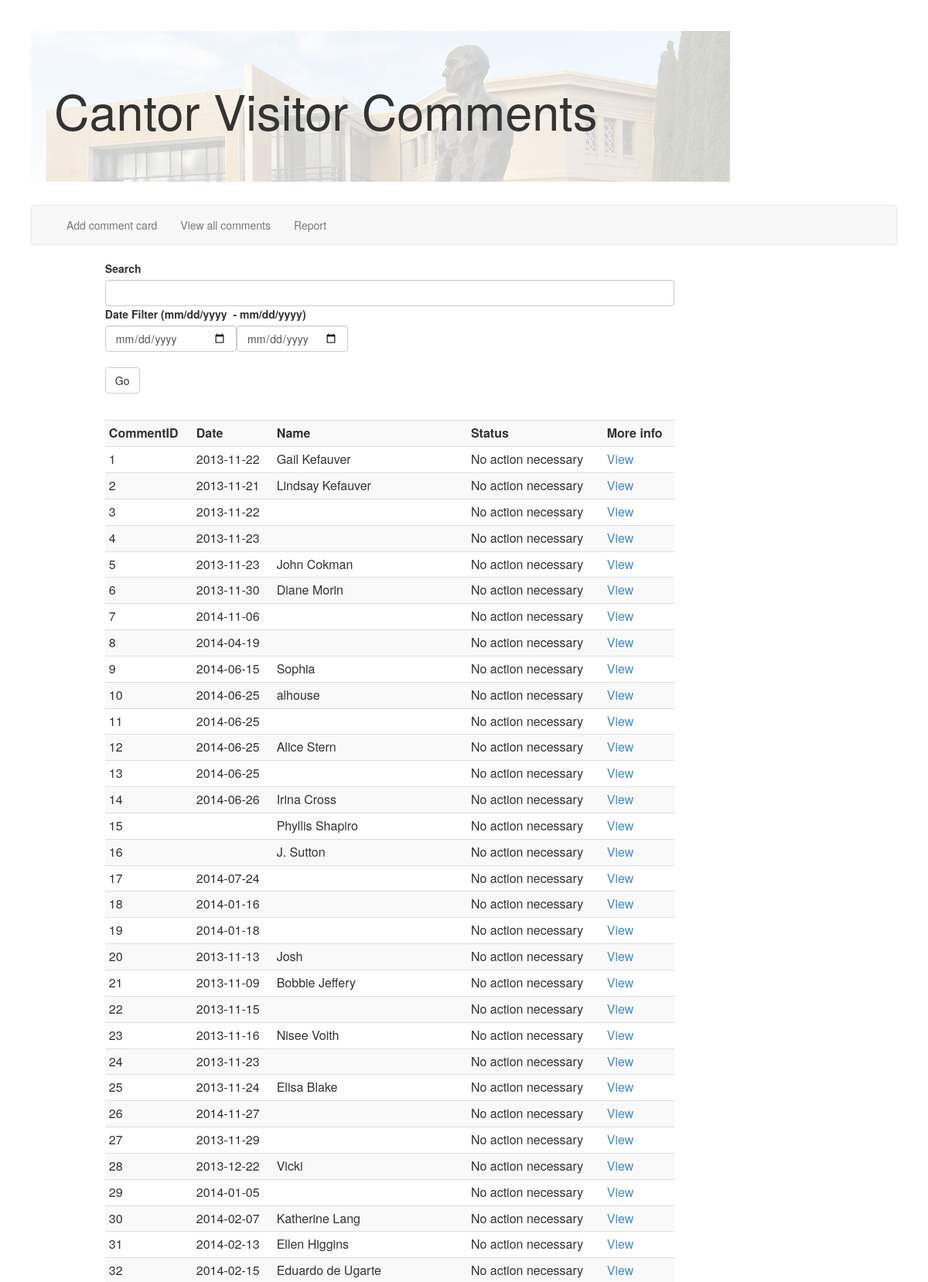
Screenshot of /view_comments.php (upper part) with the database file from the repository.
### tables this page shows
CREATE TABLE Comments(CommentID integer PRIMARY KEY, Date datetime, CommentText varchar, 
Name varchar, Telephone varchar, Email varchar, Status varchar, Department varchar, 
Category varchar, Assignee varchar, AssigneeEmail varchar, ContactDate datetime, FollowUpDate datetime);

### view_comments.php (the view, shortened to what this page needs)
<html>
<head>
  <link href="bootstrap/css/bootstrap.min.css" rel="stylesheet">
</head>
<?php
	include ('./cantorsqlitedb.php');
?>
<div class="row">
  <div class="col-md-8 col-md-offset-1">
  <form role="form" method="POST" action"view_comments.php">
    <div class="form-group">
      <label for="searchinput">Search</label>
      <input class="form-control" id="searchinput" type="text" name="search">
      <div style="float:left;">
      <label for="date_start">Date Filter (mm/dd/yyyy&#160 -</label>
	     <input class="form-control" id="date_start" type="date" name="date_start">
      </div>
      <div style="float:left;">
      <label for="date_end">&#160mm/dd/yyyy)</label>
	     <input class="form-control" id="date_end" type="date" name="date_end">
      </div>
    </div>
				<br>
    <button type="submit" class="btn btn-default">Go</button>
  </form>
  </div>
</div>
<br>
<div class="row">
<div class="col-md-8 col-md-offset-1">
<?php
  echo "<table class=\"table table-condensed table-striped\">";
  echo "<tr><th>CommentID</th><th>Date</th><th>Name</th><th>Status</th><th>More info</th></tr>";
  if($_POST["search"] or ($_POST["date_start"] or $_POST["date_end"])) {
    try {
      $db->beginTransaction();
      $keywords = $_POST["search"];
						$start = $_POST["date_start"];
      $end = $_POST["date_end"];
						$date_query = NULL;
						if($start and $end) {
						  $date_query = "Date BETWEEN '" . $start . "' AND '" . $end . "'";
						} elseif ($start) {
						  $date_query = "Date > '" . $start . "'";
						} elseif ($end) {
						  $date_query = "Date < '" . $end . "'";
						}
      $table_query;
      if($keywords == NULL and $date_query == NULL) {
        $table_query = "Select * from Comments;";
						} elseif ($keywords == NULL and $date_query) {
        $table_query = "Select * from Comments WHERE " . $date_query . ";";
      } else {
								if($date_query != NULL) {
								  $date_query = "AND " . $date_query;
        }
        $table_query = "Select * from Comments where (CommentText Like '%" . $keywords . "%'
        OR Name Like '%" . $keywords . "%' OR Status Like '%" . $keywords .
        "%' OR Department Like '%" . $keywords . "%' OR Category Like '%" . $keywords .
        "%' OR Assignee Like '%" . $keywords . "%' ) " . $date_query . ";";
      }
      $table_result = $db->query($table_query);
      foreach($table_result as $row) {
        $row_id = $row["CommentID"];
        $row_date = $row["Date"];
        $row_name = $row["Name"];
        $row_status = $row["Status"];;
        echo "<tr>";
        echo "<td>" . $row_id . "</td>";
        echo "<td>" . $row_date . "</td>";
        echo "<td>" . $row_name . "</td>";
        echo "<td>" . $row_status . "</td>";
        echo "<td><a href=\"comment.php?commentID=" . $row_id . "\">View</a></td>";
        echo "</tr>";
      }
      echo "</table>";
    } catch (Exception $e) {
      echo "<h3>Query failed</h3>";
    }
  } else {
    try {
      $db->beginTransaction();
      $table_query = "Select * from Comments;";
      $table_result = $db->query($table_query);
      foreach($table_result as $row) {
        $row_id = $row["CommentID"];
        $row_date = $row["Date"];
        $row_name = $row["Name"];
        $row_status = $row["Status"];;
        echo "<tr>";
        echo "<td>" . $row_id . "</td>";
        echo "<td>" . $row_date . "</td>";
        echo "<td>" . $row_name . "</td>";
        echo "<td>" . $row_status . "</td>";
        echo "<td><a href=\"comment.php?commentID=" . $row_id . "\">View</a></td>";
        echo "</tr>";
      }
      echo "</table>";
    } catch (Exception $e) {
      echo "<h3>Query failed</h3>";
    }
  }
?>
</div>
</div>
</body>
</html>

### public/css/general.css (style rules this page uses)
body { margin: 40px; }
.jumbotron { position: relative; background: none; }
.jumbotron:after { content:""; background-color:#00ff00; background: url("../images/cantor_jumbotron.jpg"); background-repeat:no-repeat; opacity: 0.2; top: 0; left: 0; bottom: 0; right: 0; position: absolute; z-index: -1; }

### rows the page displays
comments: CommentID "1", Date "2013-11-22", Name "Gail Kefauver", Status "No action necessary"
comments: CommentID "2", Date "2013-11-21", Name "Lindsay Kefauver", Status "No action necessary"
comments: CommentID "3", Date "2013-11-22", Status "No action necessary"
comments: CommentID "4", Date "2013-11-23", Status "No action necessary"
comments: CommentID "5", Date "2013-11-23", Name "John Cokman", Status "No action necessary"
comments: CommentID "6", Date "2013-11-30", Name "Diane Morin", Status "No action necessary"
comments: CommentID "7", Date "2014-11-06", Status "No action necessary"
comments: CommentID "8", Date "2014-04-19", Status "No action necessary"
comments: CommentID "9", Date "2014-06-15", Name "Sophia", Status "No action necessary"
comments: CommentID "10", Date "2014-06-25", Name "alhouse", Status "No action necessary"
comments: CommentID "11", Date "2014-06-25", Status "No action necessary"
comments: CommentID "12", Date "2014-06-25", Name "Alice Stern", Status "No action necessary"
comments: CommentID "13", Date "2014-06-25", Status "No action necessary"
comments: CommentID "14", Date "2014-06-26", Name "Irina Cross", Status "No action necessary"
comments: CommentID "15", Name "Phyllis Shapiro", Status "No action necessary"
comments: CommentID "16", Name "J. Sutton", Status "No action necessary"
comments: CommentID "17", Date "2014-07-24", Status "No action necessary"
comments: CommentID "18", Date "2014-01-16", Status "No action necessary"
comments: CommentID "19", Date "2014-01-18", Status "No action necessary"
comments: CommentID "20", Date "2013-11-13", Name "Josh", Status "No action necessary"
comments: CommentID "21", Date "2013-11-09", Name "Bobbie Jeffery", Status "No action necessary"
comments: CommentID "22", Date "2013-11-15", Status "No action necessary"
comments: CommentID "23", Date "2013-11-16", Name "Nisee Voith", Status "No action necessary"
comments: CommentID "24", Date "2013-11-23", Status "No action necessary"
comments: CommentID "25", Date "2013-11-24", Name "Elisa Blake", Status "No action necessary"
comments: CommentID "26", Date "2014-11-27", Status "No action necessary"
comments: CommentID "27", Date "2013-11-29", Status "No action necessary"
comments: CommentID "28", Date "2013-12-22", Name "Vicki", Status "No action necessary"
comments: CommentID "29", Date "2014-01-05", Status "No action necessary"
comments: CommentID "30", Date "2014-02-07", Name "Katherine Lang", Status "No action necessary"
comments: CommentID "31", Date "2014-02-13", Name "Ellen Higgins", Status "No action necessary"
comments: CommentID "32", Date "2014-02-15", Name "Eduardo de Ugarte", Status "No action necessary"
